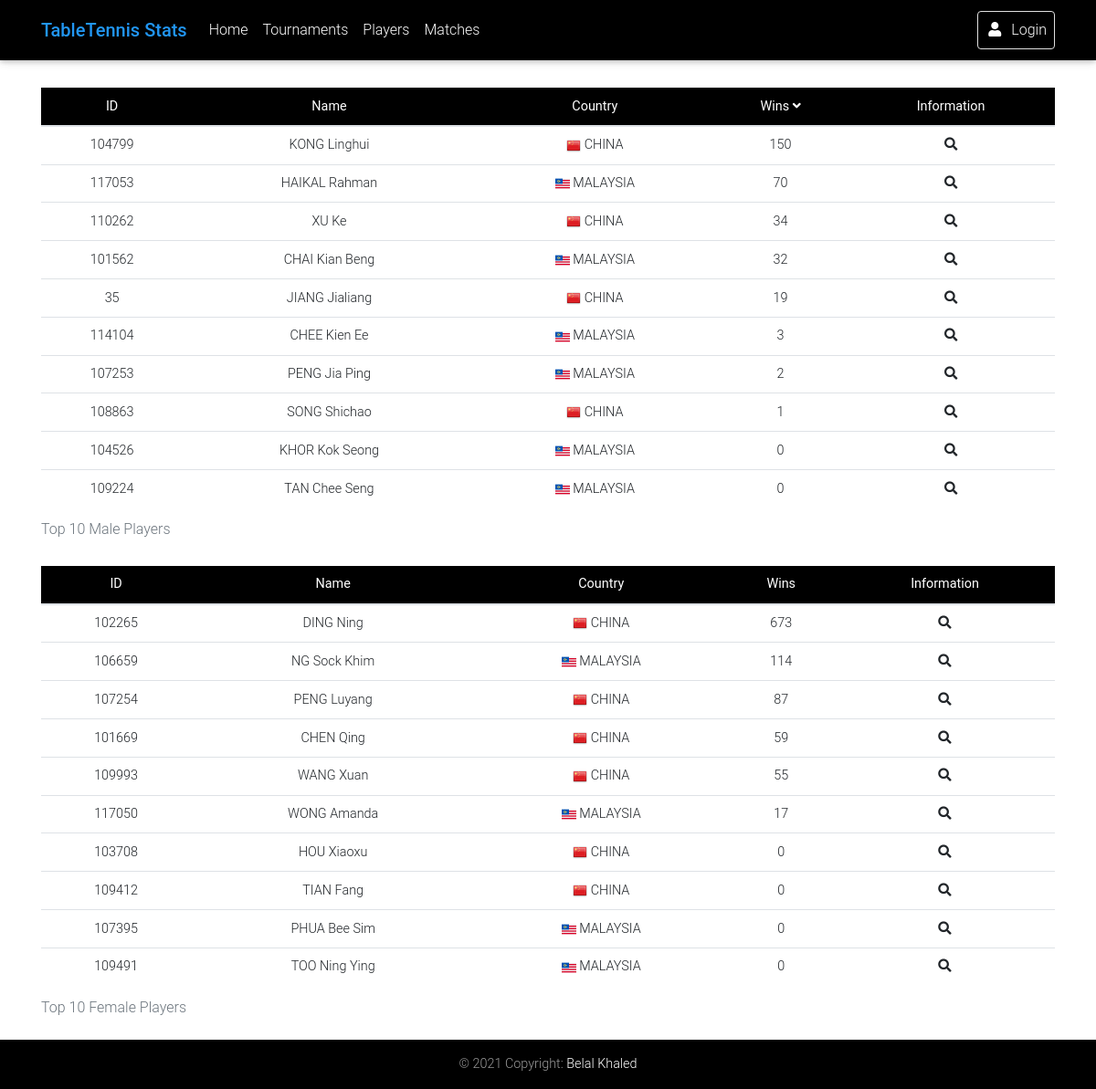
The page / on the database its author committed.
### tables this page shows
CREATE TABLE `players` (
  `id` int(10) NOT NULL,
  `name` varchar(255) NOT NULL,
  `country` varchar(25) NOT NULL,
  `gender` varchar(6) NOT NULL,
  `birthyear` int(4) NOT NULL,
  `active` varchar(255) NOT NULL,
  `age` int(2) NOT NULL,
  `matches` int(4) NOT NULL,
  `wins` int(25) NOT NULL,
  `losses` int(25) NOT NULL
);

### index.php (the view, shortened to what this page needs)
<?php
require_once 'core/init.php';
?>
<!DOCTYPE html>
<html lang="en">
<head>
  <link rel="stylesheet" href="https://use.fontawesome.com/releases/v5.11.2/css/all.css">
  <link href="css/bootstrap.min.css" rel="stylesheet">
  <link href="css/mdb.min.css" rel="stylesheet">
  <link href="css/style.min.css" rel="stylesheet">
</head>
<body>
  <header>
    <nav class="navbar fixed-top navbar-expand-lg navbar-dark black scrolling-navbar">
      <div class="container">
        <a class="navbar-brand waves-effect" href="localhost/login.php" target="_blank">
          <strong class="blue-text">TableTennis Stats</strong>
        </a>
        <div class="collapse navbar-collapse" id="navbarSupportedContent">
          <ul class="navbar-nav mr-auto">
            <li class="nav-item">
              <a class="nav-link waves-effect" href="#">
                Home
              </a>
            </li>
            <li class="nav-item">
              <a class="nav-link waves-effect" href="localhost/tournaments.php" target="_blank">
                Tournaments
              </a>
            </li>
            <li class="nav-item">
              <a class="nav-link waves-effect" href="localhost/players.php" target="_blank">
                Players
              </a>
            </li>
            <li class="nav-item">
              <a class="nav-link waves-effect" href="localhost/matches.php" target="_blank">
                Matches
              </a>
            </li>
          </ul>
          <ul class="navbar-nav nav-flex-icons">
              <?php
                if(isset($_SESSION["loggedin"]) && $_SESSION["loggedin"] === true){
                  $current_user = $_SESSION["username"];
              ?>
              <li class="nav-item">
                <a href="panel.php" class="nav-link border border-light rounded waves-effect" target="_blank">
                  <i class="fas fa-user mr-2"></i>Welcome <?php echo $_SESSION["name"];?>
                </a>
              </li>
              <li class="nav-item">
                <a href="logout.php" class="nav-link">
                  Logout
                </a>
              </li>
              <?php }else {?>
              <li class="nav-item">
                <a href="login.php" class="nav-link border border-light rounded waves-effect" target="_blank">
                  <i class="fas fa-user mr-2"></i>Login
                </a>
              </li>
              <?php }?>
          </ul>
        </div>
      </div>
    </nav>
  </header>
  <main class="mt-5 pt-5">
    <div class="container">
        <section class="text-center">
            <div class="row mb-4 wow fadeIn">
                <div class="col">
                    <table class="table table-hover table-sm">
                      <caption>Top 10 Male Players</caption>
                        <thead class="black white-text">
                            <tr>
                            <th scope="col">ID </th>
                            <th scope="col">Name</th>
                            <th scope="col">Country</th>
                            <th scope="col">Wins <i class="fas fa-angle-down"></i></th>
                            <th scope="col">Information</th>
                            </tr>
                        </thead>
                        <tbody>
                            <?php
                                $query = "SELECT * FROM players WHERE gender = 'Male' ORDER BY wins DESC LIMIT 0,10";
                                if($result = mysqli_query($link, $query)){
                                    if(mysqli_num_rows($result) > 0){
                                        while($row = mysqli_fetch_array($result)){
                                            echo "<tr>";
                                            echo "<td>".$row['id']."</td>";
                                            echo "<td>".$row['name']."</td>";
                                            echo "<td><img src='img/flags/".$row['country'].".png'/> ".$row['country']."</td>";
                                            echo "<td>".$row['wins']."</td>";
                                            echo '<td><a href="profile.php?id='.$row['id'].'" target="__blank"><i class="fas fa-search"></i></a></td>';
                                            echo "</tr>";
                                        }
                                    }
                                }
                            ?>
                        </tbody>
                    </table>
                    <table class="table table-hover table-sm">
                    <caption>Top 10 Female Players</caption>
                        <thead class="black white-text">
                            <tr>
                            <th scope="col">ID</th>
                            <th scope="col">Name</th>
                            <th scope="col">Country</th>
                            <th scope="col">Wins</th>
                            <th scope="col">Information</th>
                            </tr>
                        </thead>
                        <tbody>
                            <?php
                                $query = "SELECT * FROM players WHERE gender = 'Female' ORDER BY wins DESC LIMIT 0,10";
                                if($result = mysqli_query($link, $query)){
                                    if(mysqli_num_rows($result) > 0){
                                        while($row = mysqli_fetch_array($result)){
                                            echo "<tr>";
                                            echo "<td>".$row['id']."</td>";
                                            echo "<td>".$row['name']."</td>";
                                            echo "<td><img src='img/flags/".$row['country'].".png'/> ".$row['country']."</td>";
                                            echo "<td>".$row['wins']."</td>";
                                            echo '<td><a href="profile.php?id='.$row['id'].'" target="__blank"><i class="fas fa-search"></i></a></td>';
                                            echo "</tr>";
                                        }
                                    }
                                }
                            ?>
                        </tbody>
                    </table>
                </div>
            </div>
        </section>
    </div>
  </main>
  <footer class="page-footer text-center font-small mdb-color darken-2 mt-4 wow fadeIn">
    <div class="footer-copyright py-3">
      © 2021 Copyright:
      <a href="index.php" target="_blank"> Belal Khaled  </a>
    </div>
  </footer>
</body>
</html>

### rows shown on the page
players: id "104799", name "KONG Linghui", country (picture), country "CHINA", wins "150"
players: id "117053", name "HAIKAL Rahman", country (picture), country "MALAYSIA", wins "70"
players: id "110262", name "XU Ke", country (picture), country "CHINA", wins "34"
players: id "101562", name "CHAI Kian Beng", country (picture), country "MALAYSIA", wins "32"
players: id "35", name "JIANG Jialiang", country (picture), country "CHINA", wins "19"
players: id "114104", name "CHEE Kien Ee", country (picture), country "MALAYSIA", wins "3"
players: id "107253", name "PENG Jia Ping", country (picture), country "MALAYSIA", wins "2"
players: id "108863", name "SONG Shichao", country (picture), country "CHINA", wins "1"
players: id "104526", name "KHOR Kok Seong", country (picture), country "MALAYSIA", wins "0"
players: id "109224", name "TAN Chee Seng", country (picture), country "MALAYSIA", wins "0"
players: id "102265", name "DING Ning", country (picture), country "CHINA", wins "673"
players: id "106659", name "NG Sock Khim", country (picture), country "MALAYSIA", wins "114"
players: id "107254", name "PENG Luyang", country (picture), country "CHINA", wins "87"
players: id "101669", name "CHEN Qing", country (picture), country "CHINA", wins "59"
players: id "109993", name "WANG Xuan", country (picture), country "CHINA", wins "55"
players: id "117050", name "WONG Amanda", country (picture), country "MALAYSIA", wins "17"
players: id "103708", name "HOU Xiaoxu", country (picture), country "CHINA", wins "0"
players: id "109412", name "TIAN Fang", country (picture), country "CHINA", wins "0"
players: id "107395", name "PHUA Bee Sim", country (picture), country "MALAYSIA", wins "0"
players: id "109491", name "TOO Ning Ying", country (picture), country "MALAYSIA", wins "0"
